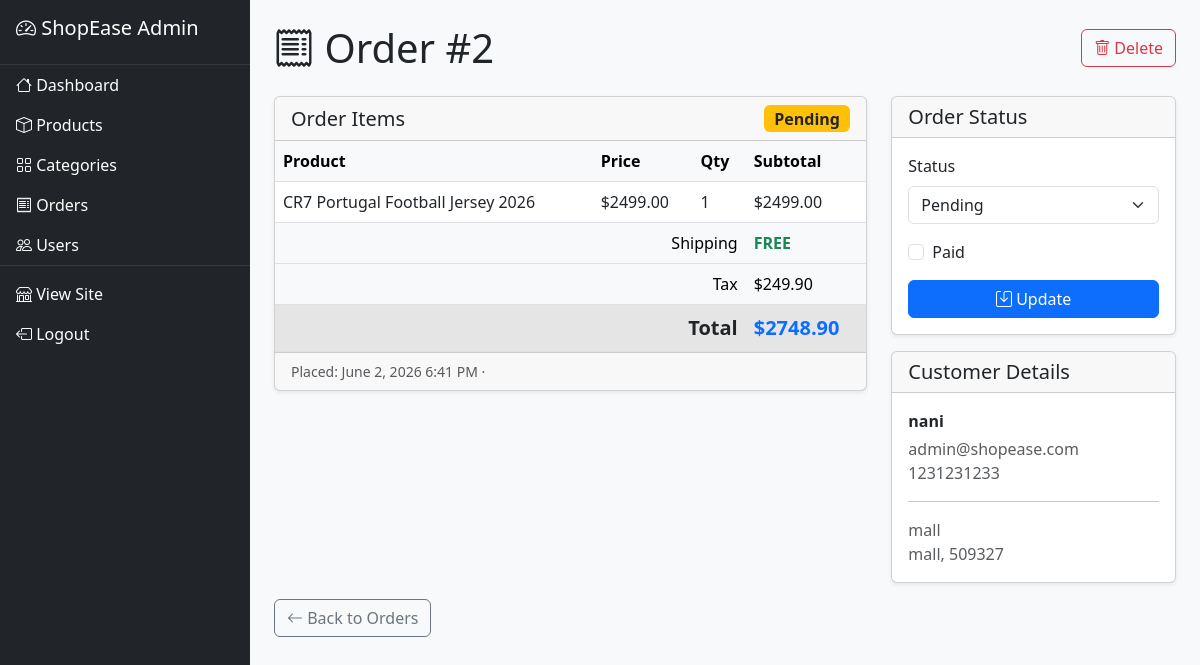
/dashboard/orders/2/ (signed in), run on the app's committed database.
### store/models.py (models this page shows, shortened)
class Order(models.Model):
    STATUS_CHOICES = [
        ('pending', 'Pending'),
        ('processing', 'Processing'),
        ('shipped', 'Shipped'),
        ('delivered', 'Delivered'),
        ('cancelled', 'Cancelled'),
    ]
    user = models.ForeignKey(User, on_delete=models.CASCADE, null=True, blank=True)
    full_name = models.CharField(max_length=200)
    email = models.EmailField()
    address = models.TextField()
    city = models.CharField(max_length=100)
    postal_code = models.CharField(max_length=20)
    phone = models.CharField(max_length=20)
    total = models.DecimalField(max_digits=10, decimal_places=2, default=0)
    shipping_cost = models.DecimalField(max_digits=10, decimal_places=2, default=0)
    tax = models.DecimalField(max_digits=10, decimal_places=2, default=0)
    status = models.CharField(max_length=20, choices=STATUS_CHOICES, default='pending')
    paid = models.BooleanField(default=False)
    created_at = models.DateTimeField(auto_now_add=True)
    updated_at = models.DateTimeField(auto_now=True)
    class Meta:
        ordering = ['-created_at']

class OrderItem(models.Model):
    order = models.ForeignKey(Order, on_delete=models.CASCADE, related_name='items')
    product = models.ForeignKey(Product, on_delete=models.CASCADE)
    quantity = models.PositiveIntegerField()
    price = models.DecimalField(max_digits=10, decimal_places=2)
    def subtotal(self):
        return self.price * self.quantity

class Product(models.Model):
    category = models.ForeignKey(Category, on_delete=models.CASCADE, related_name='products')
    name = models.CharField(max_length=200)
    slug = models.SlugField(unique=True, blank=True)
    image = models.ImageField(upload_to='products/', blank=True)
    description = models.TextField(blank=True)
    price = models.DecimalField(max_digits=10, decimal_places=2)
    stock = models.IntegerField(default=0)
    is_available = models.BooleanField(default=True)
    created_at = models.DateTimeField(auto_now_add=True)
    class Meta:
        ordering = ['-created_at']

### store/views_admin.py (the view, shortened to what this page needs)
# urls.py: path('dashboard/orders/<int:order_id>/', views_admin.order_detail, name='admin_order_detail'),
@staff_member_required
def order_detail(request, order_id):
    order = get_object_or_404(Order, id=order_id)
    return render(request, 'admin_dashboard/order_detail.html', {'order': order})

### store/context_processors.py (called while the page is built)
def cart_count(request):
    count = 0
    if request.user.is_authenticated:
        cart = Cart.objects.filter(user=request.user).first()
    elif request.session.session_key:
        cart = Cart.objects.filter(session_key=request.session.session_key).first()
    else:
        cart = None
    if cart:
        count = sum(item.quantity for item in cart.items.all())
    return {'cart_count': count}

### templates/admin_dashboard/order_detail.html (shortened to what this page needs)
{% extends 'admin_dashboard/base_admin.html' %}
{% block content %}
<div class="d-flex justify-content-between align-items-center mb-4">
    <h1 class="mb-0"><i class="bi bi-receipt"></i> Order #{{ order.id }}</h1>
    <div>
        <a href="{% url 'admin_order_delete' order.id %}" class="btn btn-outline-danger" onclick="return confirm('Delete order #{{ order.id }}?')"><i class="bi bi-trash"></i> Delete</a>
    </div>
</div>
<div class="row g-4">
    <div class="col-md-8">
        <div class="card shadow-sm">
            <div class="card-header d-flex justify-content-between align-items-center">
                <h5 class="mb-0">Order Items</h5>
                <span class="badge bg-{% if order.status == 'pending' %}warning text-dark{% elif order.status == 'processing' %}info{% elif order.status == 'shipped' %}primary{% elif order.status == 'delivered' %}success{% else %}danger{% endif %} fs-6">{{ order.get_status_display }}</span>
            </div>
            <div class="card-body p-0">
                <table class="table mb-0">
                    <thead class="table-light">
                        <tr>
                            <th>Product</th>
                            <th>Price</th>
                            <th>Qty</th>
                            <th>Subtotal</th>
                        </tr>
                    </thead>
                    <tbody>
                        {% for item in order.items.all %}
                            <tr>
                                <td>{{ item.product.name }}</td>
                                <td>${{ item.price }}</td>
                                <td>{{ item.quantity }}</td>
                                <td>${{ item.subtotal }}</td>
                            </tr>
                        {% endfor %}
                    </tbody>
                    <tfoot>
                        <tr class="table-light">
                            <td colspan="3" class="text-end">Shipping</td>
                            <td>{% if order.shipping_cost == 0 %}<span class="text-success fw-bold">FREE</span>{% else %}${{ order.shipping_cost }}{% endif %}</td>
                        </tr>
                        <tr class="table-light">
                            <td colspan="3" class="text-end">Tax</td>
                            <td>${{ order.tax }}</td>
                        </tr>
                        <tr class="table-active">
                            <td colspan="3" class="text-end fw-bold fs-5">Total</td>
                            <td class="fw-bold fs-5 text-primary">${{ order.total }}</td>
                        </tr>
                    </tfoot>
                </table>
            </div>
            <div class="card-footer text-muted small">
                Placed: {{ order.created_at|date:"F j, Y g:i A" }} &middot;
            </div>
        </div>
    </div>
    <div class="col-md-4">
        <div class="card shadow-sm mb-3">
            <div class="card-header">
                <h5 class="mb-0">Order Status</h5>
            </div>
            <div class="card-body">
                <form method="POST">
                    <div class="mb-3">
                        <label class="form-label">Status</label>
                        <select name="status" class="form-select">
                            {% for key, label in order.STATUS_CHOICES %}
                                <option value="{{ key }}" {% if order.status == key %}selected{% endif %}>{{ label }}</option>
                            {% endfor %}
                        </select>
                    </div>
                    <div class="mb-3 form-check">
                        <input type="checkbox" name="toggle_paid" class="form-check-input" id="paid" {% if order.paid %}checked{% endif %}>
                        <label class="form-check-label" for="paid">Paid</label>
                    </div>
                    <button type="submit" class="btn btn-primary w-100"><i class="bi bi-save"></i> Update</button>
                </form>
            </div>
        </div>
        <div class="card shadow-sm">
            <div class="card-header">
                <h5 class="mb-0">Customer Details</h5>
            </div>
            <div class="card-body">
                <p class="mb-1 fw-semibold">{{ order.full_name }}</p>
                <p class="mb-0 text-muted">{{ order.email }}</p>
                <p class="mb-0 text-muted">{{ order.phone }}</p>
                <hr>
                <p class="mb-0 text-muted">{{ order.address }}</p>
                <p class="mb-0 text-muted">{{ order.city }}, {{ order.postal_code }}</p>
            </div>
        </div>
    </div>
</div>
<div class="mt-3">
    <a href="{% url 'admin_order_list' %}" class="btn btn-outline-secondary"><i class="bi bi-arrow-left"></i> Back to Orders</a>
</div>
{% endblock %}

### static/css/style.css (style rules this page uses)
body { background-color: #f8f9fa; min-height: 100vh; display: flex; flex-direction: column; }

### data on the page
Order: id "2", status "Pending", tax "249.90", total "2748.90", created_at "June 2, 2026 6:41 PM", full_name "nani", email "admin@shopease.com", phone "1231231233", address "mall", city "mall", postal_code "509327"
OrderItem: product.name "CR7 Portugal Football Jersey 2026", price "2499.00", quantity "1", subtotal "2499.00"
